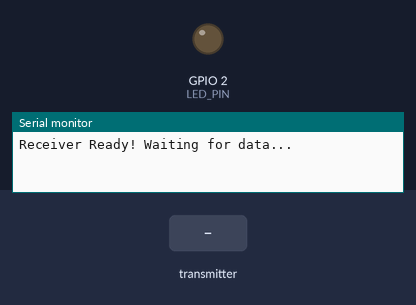
Recording of a sketch running on a simulated ESP32. On the bench: output pins drawn as LEDs (lit = HIGH), the last lines printed to the serial monitor. The test bench sets the inputs (shaded band).

Above: at 1.2 s.
1.3 s: the transmitter starts sending ledState = 1
At 1.7 s:
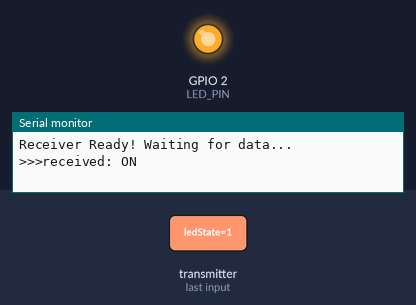
2.8 s: the transmitter starts sending ledState = 0
At 4.1 s:
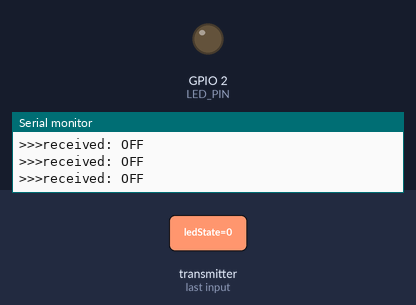
Timing chart, 0 to 5.8 s (numbered marks = the images above; inputs shaded):
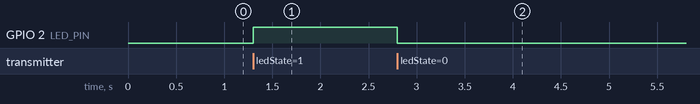

Measured:
- after the input at 1.3 s, GPIO 2 (LED_PIN): LOW → HIGH at once
- after the input at 2.8 s, GPIO 2 (LED_PIN): HIGH → LOW at once

The sketch:

esp_now_subscriber.ino
```cpp
#include <esp_now.h>
#include <WiFi.h>
#include <esp_wifi.h>

typedef struct struct_message {
  bool ledState;
} struct_message;

struct_message myData;
const int LED_PIN = 2;

void OnDataRecv(const esp_now_recv_info_t * recvInfo, const uint8_t * incomingData, int len){
  memcpy(&myData, incomingData, sizeof(myData));

  if (myData.ledState){
    digitalWrite(LED_PIN, HIGH);
    Serial.println(">>>received: ON");
  } else{
    digitalWrite(LED_PIN, LOW);
    Serial.println(">>>received: OFF");
  }
}

void setup() {
  // put your setup code here, to run once:
  Serial.begin(115200);
  pinMode(LED_PIN, OUTPUT);

  WiFi.mode(WIFI_STA);

  esp_wifi_set_channel(9, WIFI_SECOND_CHAN_NONE);

  if (esp_now_init() != ESP_OK){
    Serial.println("Error initializing ESP-NOW");
  }

  esp_now_register_recv_cb(OnDataRecv);

  Serial.println("Receiver Ready! Waiting for data...");
}

void loop() {
  // put your main code here, to run repeatedly:

}
```
